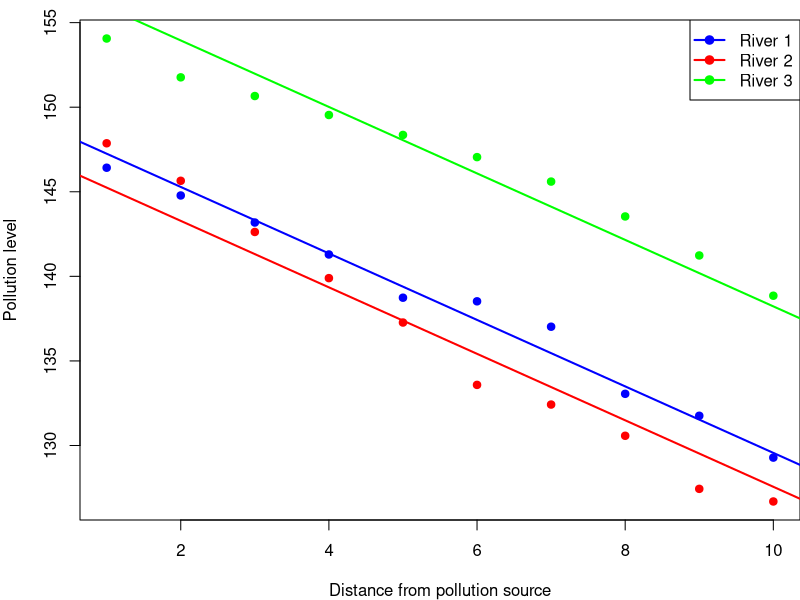
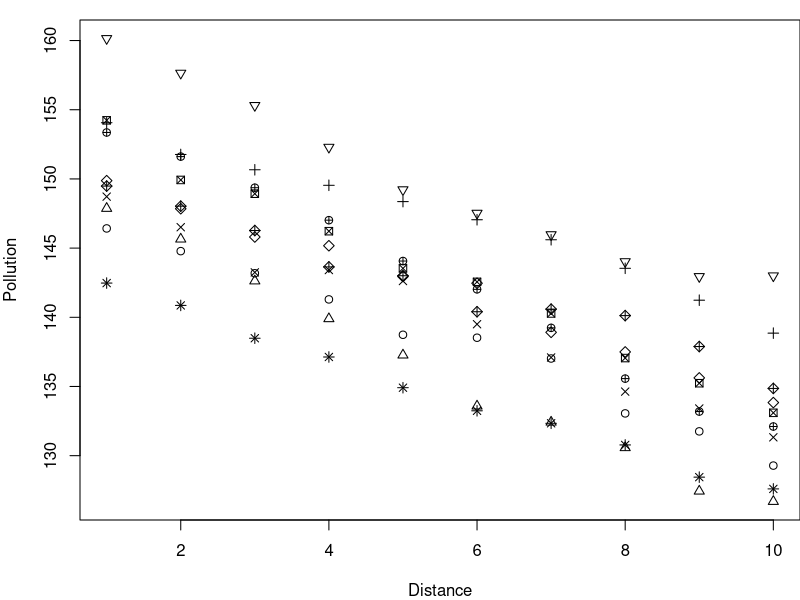
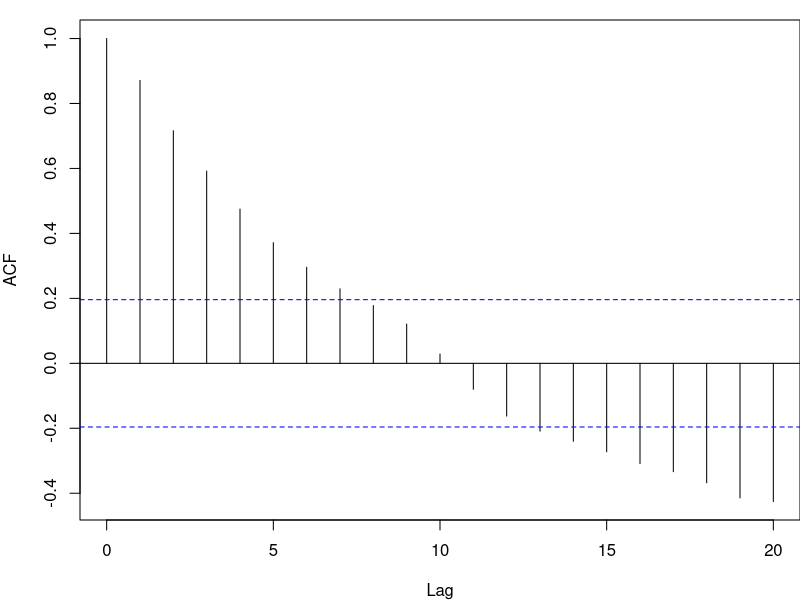

Write the R code that produced these figures, in order. (Note: this script raises an error after producing the figures.)
## ---- chunk 1

knitr::opts_chunk$set(
	echo = TRUE,
	message = FALSE,
	warning = FALSE,
	cache = TRUE
	)
## ---- chunk 2

#  NRES 710, Mixed Effect Models
#     University of Nevada, Reno
#     Models with both fixed and random effects

## ---- chunk 3
# Make a graph to visualize how random intercepts work in mixed-effects models
# with a linear X-variable

# Specify plot margins 
par(mar = c(4,4,1,0))

# Read the data
datum <- read.csv("lecture_17_dataset1.csv")

# Subset to first three rivers for simple example
datum <- subset(datum, datum$River %in% c(1,2,3))


# Fit a linear model with a common slope and different intercepts for each river
# Include '0' in the formula to explicitly model different intercepts for each river
fit_common_slope <- lm(Pollution ~ Distance + factor(River) - 1, data = datum)

# Set up the plotting area
plot(datum$Distance, datum$Pollution, type = "n", # Set up empty plot
     xlab = "Distance from pollution source",
     ylab = "Pollution level")

# Define colors for each river
colors <- c("blue", "red", "green")

# Loop over each river and add points and the fitted line with a common slope
for (i in 1:3) {
  # Subset data for each river
  river_data <- subset(datum, River == i)
  
  # Plot points for each river
  points(river_data$Distance, river_data$Pollution, col = colors[i], pch = 19)
  
  # Calculate the fitted line using the common slope but different intercepts
  intercept <- coef(fit_common_slope)[paste0("factor(River)", i)]
  slope <- coef(fit_common_slope)["Distance"]
  
  # Add the fitted line to the plot
  abline(a = intercept, b = slope, col = colors[i], lwd = 2)
}

# Add a legend
legend("topright", legend = paste("River", 1:3), col = colors, pch = 19, lwd = 2)

## ---- chunk 4
### Repeated measures model analysis in R

# Read the data
datum <- read.csv("lecture_17_dataset1.csv")

# Examine it
head(datum)

# Plot it
plot(Pollution ~ Distance, data = datum, pch = as.numeric(datum$River))

## ---- chunk 5
# Linear model
library(nlme)
results <- lme(Pollution ~ Distance, data = datum, random = ~1|River)
summary(results)

## ---- chunk 6
# Linear model
help(lme)

## ---- chunk 7
# Linear model
auto <- read.csv("lecture_5_autocorrelated_data.csv")
res <- lm(y ~ x, data = auto)
acf(residuals(res)[order(auto$x)], main="")

## ---- chunk 8
# Linear mixed-effects model that accounts for autocorrelation
results2 <- lme(Pollution ~ Distance, data = datum, random = ~1|River, correlation = corAR1())
summary(results2)

## ---- chunk 9
# Partial likelihood test
anova(results2, results)

## ---- chunk 10
# Linear mixed-effects model that accounts for autocorrelation with a moving-average autocorrelation model
results3 <- lme(Pollution ~ Distance, data = datum, random = ~1|River, correlation = corARMA(p = 0, q = 1))
summary(results3)

## ---- chunk 11
# Partial likelihood test comparing model with moving-average autocorrelation and no autocorrelation
anova(results3, results)

## ---- chunk 12
# Compare the two models with autocorrelation
anova(results3, results2)

## ---- chunk 13
################### 'Truth' #################### 
### Lecture 17: code to simulate data for class

### Dataset 1
# Pollution as a function of distance in three rivers
# Set the seed for reproducibility
set.seed(123)

# Rivers
n_rivers <- 10
n_samples <- 10
River <- sort(rep(1:n_rivers, n_samples))

# Distance from pollution source
Distance <- rep(seq(1, n_samples, 1), n_rivers)

# Error due to river
RiverError <- rep(rnorm(n_rivers, 0, 5), each = n_samples)

# Error within river (residual error)
# Simulate autocorrelated error - each value using the mean of the previous value
Error <- matrix(NA, length(Distance), 1)
Error[1,1] <- rnorm(1, mean = 0, sd = 1)
for (i in 2:length(Distance)){
  Error[i,1] <- rnorm(1, mean = Error[i-1, 1], sd = 1)
}

# Response variable - Pollution
Pollution <- 150 - 2*Distance + RiverError + Error

# Save the data
datum <- data.frame(River = River, Distance = Distance, RiverError = RiverError, Error = Error, Pollution = Pollution)

# Save the data
write.csv(datum, "lecture_17_dataset1.csv", row.names = FALSE)
